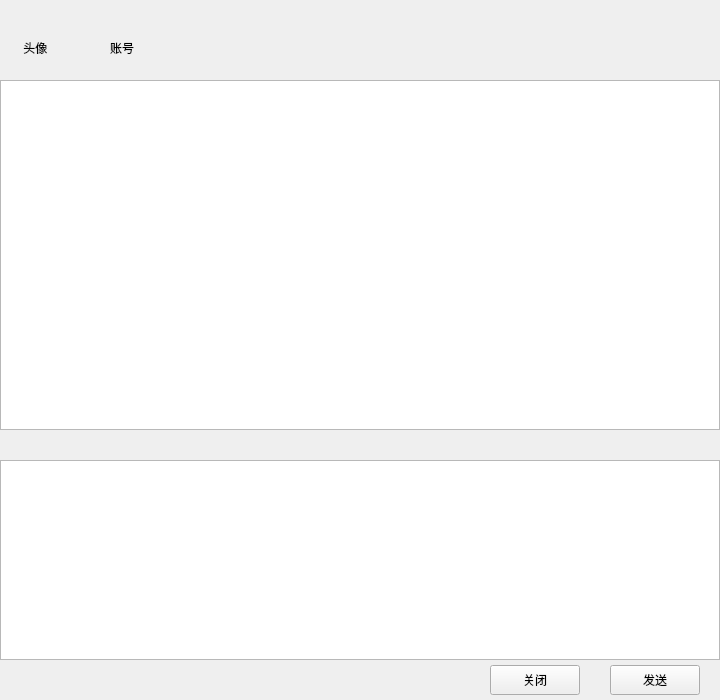
<?xml version="1.0" encoding="UTF-8"?>
<ui version="4.0">
 <class>chat</class>
 <widget class="QWidget" name="chat">
  <property name="geometry">
   <rect>
    <x>0</x>
    <y>0</y>
    <width>720</width>
    <height>700</height>
   </rect>
  </property>
  <property name="windowTitle">
   <string>Form</string>
  </property>
  <widget class="QTextEdit" name="chatEdit">
   <property name="geometry">
    <rect>
     <x>0</x>
     <y>80</y>
     <width>720</width>
     <height>350</height>
    </rect>
   </property>
  </widget>
  <widget class="QTextEdit" name="sendEdit">
   <property name="geometry">
    <rect>
     <x>0</x>
     <y>460</y>
     <width>720</width>
     <height>200</height>
    </rect>
   </property>
  </widget>
  <widget class="QLabel" name="label">
   <property name="geometry">
    <rect>
     <x>20</x>
     <y>40</y>
     <width>72</width>
     <height>15</height>
    </rect>
   </property>
   <property name="text">
    <string> 头像</string>
   </property>
  </widget>
  <widget class="QLabel" name="label_2">
   <property name="geometry">
    <rect>
     <x>110</x>
     <y>40</y>
     <width>72</width>
     <height>15</height>
    </rect>
   </property>
   <property name="text">
    <string>账号</string>
   </property>
  </widget>
  <widget class="QPushButton" name="closeBtn">
   <property name="geometry">
    <rect>
     <x>490</x>
     <y>665</y>
     <width>90</width>
     <height>30</height>
    </rect>
   </property>
   <property name="text">
    <string>关闭</string>
   </property>
  </widget>
  <widget class="QPushButton" name="sendBtn">
   <property name="geometry">
    <rect>
     <x>610</x>
     <y>665</y>
     <width>90</width>
     <height>30</height>
    </rect>
   </property>
   <property name="text">
    <string>发送</string>
   </property>
  </widget>
 </widget>
 <resources/>
 <connections/>
</ui>
